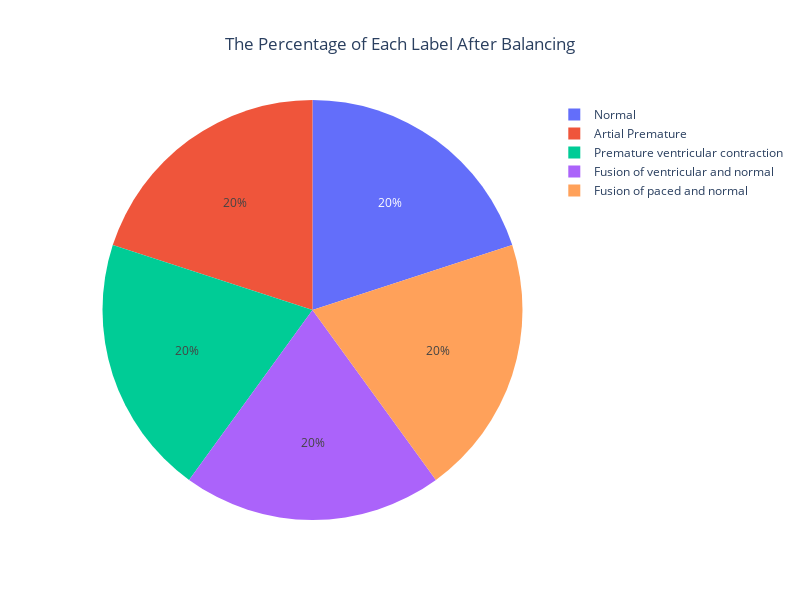

The cell this chart's notebook holds for it:
### Code cell
pie_fig = px.pie(names=value_counts_train.index, values=value_counts_train.values,
                    title="The Percentage of Each Label After Balancing")

pie_fig.update_layout(title_x=0.5, width=800, height=600)
pie_fig.show()

### Figure 1 — Plotly figure (JSON) as saved in the notebook; plotly's stock layout.template omitted (floating-point values rounded to 4 significant figures)
{"data": [{"domain": {"x": [0, 1], "y": [0, 1]}, "hovertemplate": "label=%{label}<br>value=%{value}<extra></extra>", "labels": ["Normal", "Artial Premature", "Premature ventricular contraction", "Fusion of ventricular and normal", "Fusion of paced and normal"], "legendgroup": "", "name": "", "showlegend": true, "type": "pie", "values": [72471, 72471, 72471, 72471, 72471]}], "layout": {"height": 600, "legend": {"tracegroupgap": 0}, "title": {"text": "The Percentage of Each Label After Balancing", "x": 0.5}, "width": 800}}
